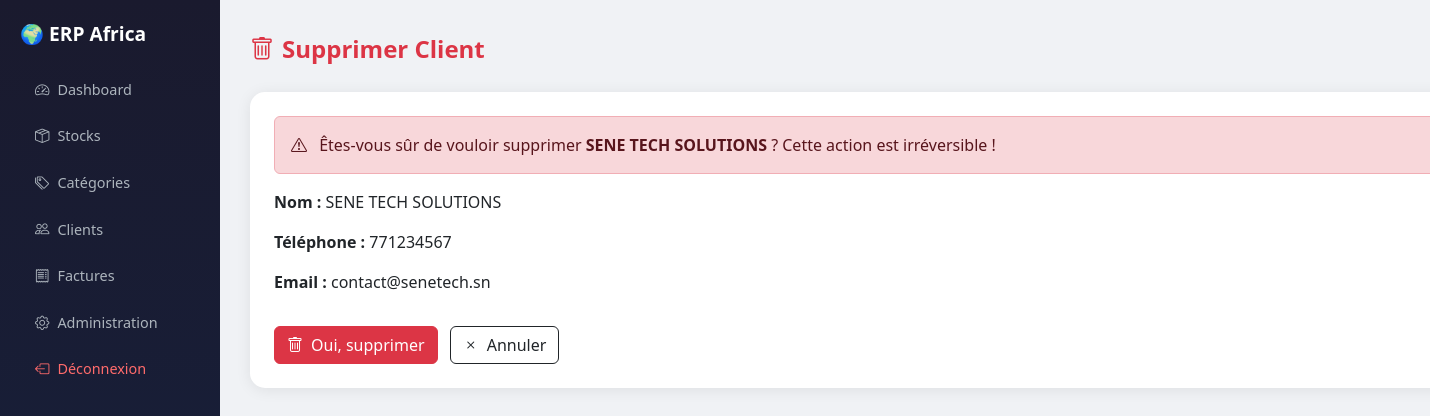
Screenshot of /clients/supprimer/8/ (signed in) with the database file from the repository.
### facturation/models.py (models this page shows, shortened)
class Client(models.Model):
    entreprise = models.ForeignKey(Entreprise, on_delete=models.CASCADE)
    nom = models.CharField(max_length=200)
    telephone = models.CharField(max_length=20)
    email = models.EmailField(blank=True)
    adresse = models.TextField(blank=True)
    ninea = models.CharField(max_length=20, blank=True)
    class Meta:
        verbose_name = "Client"
        verbose_name_plural = "Clients"
        ordering = ['nom']

### facturation/views.py (the view)
@login_required
def supprimer_client(request, client_id):
    entreprise = get_entreprise(request)
    if not entreprise:
        return redirect('/')
    client = get_object_or_404(Client, id=client_id, entreprise=entreprise)
    if request.method == 'POST':
        client.delete()
        messages.success(request, 'Client supprimé !')
        return redirect('/clients/')
    return render(request, 'facturation/supprimer_client.html', {
        'client': client,
        'entreprise': entreprise
    })

### facturation/views.py (called while the page is built)
def get_entreprise(request):
    if request.user.is_superuser:
        return Entreprise.objects.first()
    try:
        membre = MembreEntreprise.objects.get(user=request.user)
        return membre.entreprise
    except MembreEntreprise.DoesNotExist:
        return None

### facturation/templates/facturation/supprimer_client.html (shortened to what this page needs)
<!DOCTYPE html>
<html lang="fr">
<head>
    <link href="https://cdn.jsdelivr.net/npm/bootstrap@5.3.0/dist/css/bootstrap.min.css" rel="stylesheet">
    <link href="https://cdn.jsdelivr.net/npm/bootstrap-icons@1.10.0/font/bootstrap-icons.css" rel="stylesheet">
</head>
<body>
<div class="container-fluid p-0">
    <div class="row g-0">
        <div class="sidebar">
            <span class="brand">🌍 ERP Africa</span>
            <a href="/dashboard/"><i class="bi bi-speedometer2 me-2"></i>Dashboard</a>
            <a href="/stocks/"><i class="bi bi-box-seam me-2"></i>Stocks</a>
            <a href="/stocks/categories/"><i class="bi bi-tags me-2"></i>Catégories</a>
            <a href="/clients/"><i class="bi bi-people me-2"></i>Clients</a>
            <a href="/factures/"><i class="bi bi-receipt me-2"></i>Factures</a>
            {% if user.is_superuser %}
            <a href="/erp-admin-secret/"><i class="bi bi-gear me-2"></i>Administration</a>
            {% endif %}
            <form method="post" action="/logout/" style="margin:0">
                <button type="submit" style="background:none;border:none;color:#ff6b6b;padding:10px 15px;width:100%;text-align:left;border-radius:10px;font-size:0.9rem;cursor:pointer;">
                    <i class="bi bi-box-arrow-left me-2"></i>Déconnexion
                </button>
            </form>
        </div>
        <div class="main-content">
            <div class="d-flex justify-content-between align-items-center mb-4">
                <h4 class="fw-bold mb-0 text-danger">
                    <i class="bi bi-trash me-2"></i>Supprimer Client
                </h4>
            </div>
            <div class="card p-4">
                <div class="alert alert-danger">
                    <i class="bi bi-exclamation-triangle me-2"></i>
                    Êtes-vous sûr de vouloir supprimer <b>{{ client.nom }}</b> ?
                    Cette action est irréversible !
                </div>
                <div class="mb-3">
                    <p><b>Nom :</b> {{ client.nom }}</p>
                    <p><b>Téléphone :</b> {{ client.telephone }}</p>
                    <p><b>Email :</b> {{ client.email }}</p>
                </div>
                <form method="post">
                    <button type="submit" class="btn btn-danger me-2">
                        <i class="bi bi-trash me-2"></i>Oui, supprimer
                    </button>
                    <a href="/clients/" class="btn btn-outline-dark">
                        <i class="bi bi-x me-2"></i>Annuler
                    </a>
                </form>
            </div>
        </div>
    </div>
</div>
</body>
</html>

### facturation/templates/facturation/supprimer_client.html (style rules this page uses)
body { background: #f0f2f5; }
.sidebar { background: linear-gradient(180deg, #1a1a2e 0%, #16213e 100%); min-height: 100vh; padding: 20px; position: fixed; width: 220px; }
.sidebar a { color: #adb5bd; text-decoration: none; display: block; padding: 10px 15px; border-radius: 10px; margin-bottom: 5px; font-size: 0.9rem; }
.main-content { margin-left: 220px; padding: 30px; }
.brand { color: #fff; font-weight: bold; font-size: 1.2rem; margin-bottom: 20px; display: block; }
.card { border-radius: 15px; border: none; box-shadow: 0 2px 15px rgba(0,0,0,0.08); }

### rows the page displays
Client: nom "SENE TECH SOLUTIONS", telephone "771234567", email "contact@senetech.sn"
